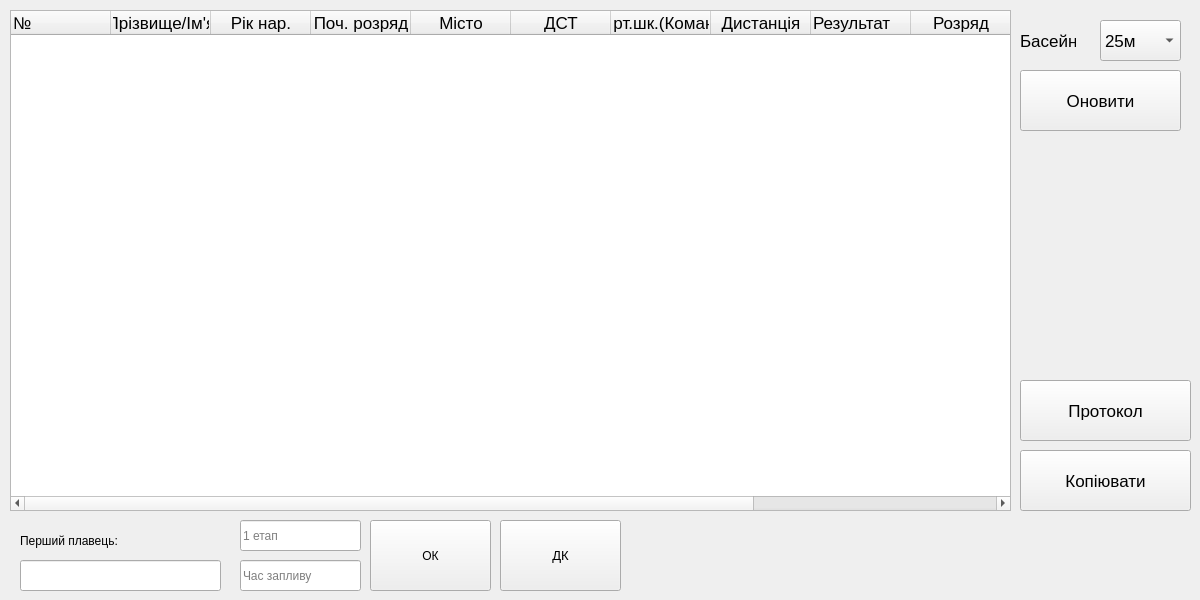
   <widget class="QWidget" name="tab_3">
    <attribute name="title">
     <string>Ст. протокол естафет</string>
    </attribute>
    <widget class="QTableWidget" name="tableWidget_startSwim_2">
     <property name="geometry">
      <rect>
       <x>10</x>
       <y>10</y>
       <width>1001</width>
       <height>501</height>
      </rect>
     </property>
     <property name="font">
      <font>
       <pointsize>13</pointsize>
      </font>
     </property>
     <attribute name="horizontalHeaderMinimumSectionSize">
      <number>60</number>
     </attribute>
     <column>
      <property name="text">
       <string>№</string>
      </property>
      <property name="textAlignment">
       <set>AlignLeading|AlignVCenter</set>
      </property>
     </column>
     <column>
      <property name="text">
       <string>Прізвище/Ім'я</string>
      </property>
     </column>
     <column>
      <property name="text">
       <string>Рік нар.</string>
      </property>
     </column>
     <column>
      <property name="text">
       <string>Поч. розряд</string>
      </property>
     </column>
     <column>
      <property name="text">
       <string>Місто</string>
      </property>
     </column>
     <column>
      <property name="text">
       <string>ДСТ</string>
      </property>
     </column>
     <column>
      <property name="text">
       <string>Спорт.шк.(Команда)</string>
      </property>
     </column>
     <column>
      <property name="text">
       <string>Дистанція</string>
      </property>
     </column>
     <column>
      <property name="text">
       <string>Результат</string>
      </property>
      <property name="font">
       <font>
        <weight>50</weight>
        <bold>false</bold>
       </font>
      </property>
      <property name="textAlignment">
       <set>AlignLeading|AlignTop</set>
      </property>
     </column>
     <column>
      <property name="text">
       <string>Розряд</string>
      </property>
     </column>
     <column>
      <property name="text">
       <string>Очки ФІНА</string>
      </property>
     </column>
     <column>
      <property name="text">
       <string>Тренер</string>
      </property>
     </column>
    </widget>
    <widget class="QLineEdit" name="lineEdit_nameForTime_2">
     <property name="geometry">
      <rect>
       <x>20</x>
       <y>560</y>
       <width>201</width>
       <height>31</height>
      </rect>
     </property>
    </widget>
    <widget class="QLineEdit" name="lineEdit_inputTime_2">
     <property name="geometry">
      <rect>
       <x>240</x>
       <y>560</y>
       <width>121</width>
       <height>31</height>
      </rect>
     </property>
     <property name="placeholderText">
      <string>Час запливу</string>
     </property>
    </widget>
    <widget class="QPushButton" name="pushButton_OK_timeInput_2">
     <property name="geometry">
      <rect>
       <x>370</x>
       <y>520</y>
       <width>121</width>
       <height>71</height>
      </rect>
     </property>
     <property name="text">
      <string>ОК</string>
     </property>
     <property name="shortcut">
      <string>Return</string>
     </property>
    </widget>
    <widget class="QPushButton" name="pushButton_DK_2">
     <property name="geometry">
      <rect>
       <x>500</x>
       <y>520</y>
       <width>121</width>
       <height>71</height>
      </rect>
     </property>
     <property name="font">
      <font>
       <pointsize>10</pointsize>
      </font>
     </property>
     <property name="text">
      <string>ДК</string>
     </property>
    </widget>
    <widget class="QPushButton" name="pushButton_createNewReiting_2">
     <property name="geometry">
      <rect>
       <x>1020</x>
       <y>380</y>
       <width>171</width>
       <height>61</height>
      </rect>
     </property>
     <property name="font">
      <font>
       <pointsize>13</pointsize>
      </font>
     </property>
     <property name="text">
      <string>Протокол</string>
     </property>
    </widget>
    <widget class="QPushButton" name="pushButton_copyTableSwim_2">
     <property name="geometry">
      <rect>
       <x>1020</x>
       <y>450</y>
       <width>171</width>
       <height>61</height>
      </rect>
     </property>
     <property name="font">
      <font>
       <pointsize>13</pointsize>
      </font>
     </property>
     <property name="text">
      <string>Копіювати</string>
     </property>
    </widget>
    <widget class="QLabel" name="label_20">
     <property name="geometry">
      <rect>
       <x>1020</x>
       <y>30</y>
       <width>56</width>
       <height>21</height>
      </rect>
     </property>
     <property name="font">
      <font>
       <pointsize>13</pointsize>
      </font>
     </property>
     <property name="text">
      <string>Басейн</string>
     </property>
    </widget>
    <widget class="QComboBox" name="comboBox_swimPool_2">
     <property name="geometry">
      <rect>
       <x>1100</x>
       <y>20</y>
       <width>81</width>
       <height>41</height>
      </rect>
     </property>
     <property name="font">
      <font>
       <pointsize>13</pointsize>
      </font>
     </property>
     <item>
      <property name="text">
       <string>25м</string>
      </property>
     </item>
     <item>
      <property name="text">
       <string>50м</string>
      </property>
     </item>
    </widget>
    <widget class="QPushButton" name="pushButton_update_2">
     <property name="geometry">
      <rect>
       <x>1020</x>
       <y>70</y>
       <width>161</width>
       <height>61</height>
      </rect>
     </property>
     <property name="font">
      <font>
       <pointsize>13</pointsize>
      </font>
     </property>
     <property name="text">
      <string>Оновити</string>
     </property>
    </widget>
    <widget class="QLabel" name="label_2">
     <property name="geometry">
      <rect>
       <x>20</x>
       <y>530</y>
       <width>181</width>
       <height>21</height>
      </rect>
     </property>
     <property name="text">
      <string>Перший плавець:</string>
     </property>
    </widget>
    <widget class="QLineEdit" name="lineEdit_firstSportsmen">
     <property name="geometry">
      <rect>
       <x>240</x>
       <y>520</y>
       <width>121</width>
       <height>31</height>
      </rect>
     </property>
     <property name="placeholderText">
      <string>1 етап</string>
     </property>
    </widget>
   </widget>
